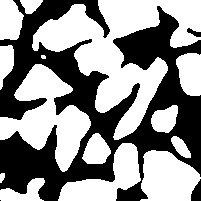
#> input picture sand_bilevel.png, 201 x 201 px
$ jupyter execute Assignment_02_Filters_solution.ipynb   (shell and % lines are left out)
#> lines starting #> are read from the running program, lines starting #| are printed output that depends on the picture; after the words box and inside, x2 and y2 are one past the last pixel; in counts of white or black regions, pixels touching at a corner belong together
# Assignment 2 - Filters

[cell 1]
import numpy as np
import matplotlib.pyplot as plt
from scipy import ndimage
# this line is needed to display the plots and images inline on the notebook

## Low-pass filters
Load the test image sand_bilevel.png and add Gaussian noise $\mathcal{N}$(0,0.25).

### Exercise 1
Test filter performance of different image filters:
* Box (3$\times$3, 5$\times$5, 7$\times$7)
* Gauss $\sigma$=1,2,3

[cell 2]
original = plt.imread('sand_bilevel.png') # add you loadning code here
#> original: shape (201, 201) float32; values 0 (black) and 1 (white), 56.1% white; 4 black regions (1 under 20 px), largest, box (x1, y1, x2, y2) and area: (0, 0, 201, 201) 17523, (191, 179, 201, 201) 150, (187, 28, 201, 37) 65
noisy    = original + np.random.normal(0,0.25,original.shape) # add the Gaussian noise
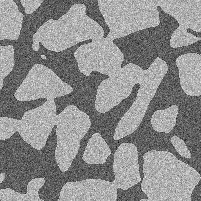
#> noisy: shape (201, 201) float64; min -1.16, max 1.96, mean 0.56; drawn with min black and max white
plt.figure(figsize=[15,7])
plt.subplot(1,3,1)
plt.imshow(original)
plt.subplot(1,3,2)
plt.imshow(noisy)

### Box filter
b = ndimage.filters.uniform_filter(img,[N,N])

[cell 3]
plt.figure(figsize=[15,7])
b3 = ndimage.filters.uniform_filter(noisy,[3,3])
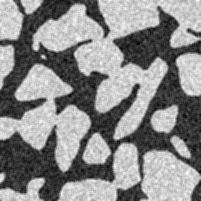
#> b3: shape (201, 201) float64; min -0.327, max 1.31, mean 0.56; drawn with min black and max white
b5 = ndimage.filters.uniform_filter(noisy,[5,5])
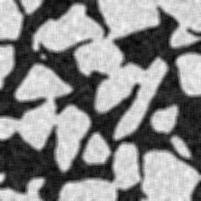
#> b5: shape (201, 201) float64; min -0.197, max 1.22, mean 0.56; drawn with min black and max white
b7 = ndimage.filters.uniform_filter(noisy,[7,7])
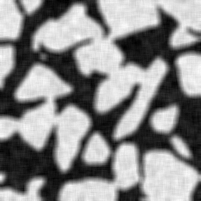
#> b7: shape (201, 201) float64; min -0.131, max 1.14, mean 0.56; drawn with min black and max white

plt.subplot(1,3,1)
plt.imshow(b3)

plt.subplot(1,3,2)
plt.imshow(b5)

plt.subplot(1,3,3)
plt.imshow(b7)

### Gauss filter
g = ndimage.filters.gaussian_filter(img,sigma=s)

[cell 4]
plt.figure(figsize=[15,7])
g1 = ndimage.filters.gaussian_filter(noisy,sigma=1)
g2 = ndimage.filters.gaussian_filter(noisy,sigma=2)
g3 = ndimage.filters.gaussian_filter(noisy,sigma=3)
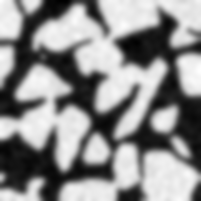
#> g3: shape (201, 201) float64; min -0.0898, max 1.09, mean 0.56; drawn with min black and max white

plt.subplot(1,3,1)
plt.imshow(g1)

plt.subplot(1,3,2)
plt.imshow(g2)

plt.subplot(1,3,3)
plt.imshow(g3)

## Separable kernels
### Exercise 2
Compare (subtract) how well separation of a kernel works. Use box filters 3$\times$3 and 7$\times$7.
* How well does it match visually
* Is there a numeric difference, why?

[cell 5]
sb3=ndimage.filters.uniform_filter(ndimage.filters.uniform_filter(noisy,[1,3]),[3,1])
sb7=ndimage.filters.uniform_filter(ndimage.filters.uniform_filter(noisy,[7,1]),[1,7])
plt.figure(figsize=[15,9])
plt.subplot(2,3,1)
plt.imshow(b3)
plt.colorbar()
plt.subplot(2,3,2)
plt.imshow(sb3)
plt.colorbar()
plt.subplot(2,3,3)
plt.imshow(sb3-b3)
plt.colorbar()

plt.subplot(2,3,4)
plt.imshow(b7)
plt.colorbar()

plt.subplot(2,3,5)
plt.imshow(sb7)
plt.colorbar()

plt.subplot(2,3,6)
plt.imshow(sb7-b7)
plt.colorbar()
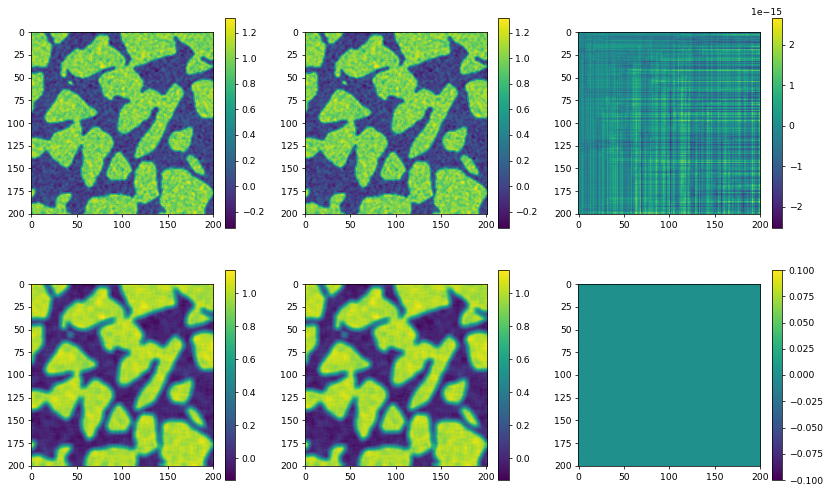
#> figure drawn by matplotlib, 12 panels

## Gradients

Now we want to test the accuracy of two gradient kernels. To do
this create a 1001$\times$ 1001 image representing

$f(x,y)=\sin(x^2+y^2),\qquad -5\leq x,\,y\leq 5$

This will be our test image. Compute the analytical gradient of
$f(x,y)$:

$\nabla\,f=\left[\begin{array}{cc}\frac{\partial}{\partial x}f &
\frac{\partial}{\partial y}f\end{array}\right]$

and create an image containing the argument of the gradient (use
atan2), this will be our reference image.

Now create the filter kernels for

$G1_x={G1_y}^T=\frac{1}{2}\left[\begin{array}{cc} -1 & 1\end{array}\right]$

and the gradient according to Jähne

$G2_y={G2_x}^T=\frac{1}{32}\left[\begin{array}{ccc} -3 &-10& -3\\0&
0 &0\\3 &10& 3\end{array}\right]$

Filter the test image with the kernels and compute the argument.
Compare the argument with the true argument image. You might need
to change the color axis with caxis. Conclusion?

[cell 6]
x,y=np.meshgrid(np.arange(-5,5,0.01),np.arange(-5,5,0.01))
f=np.sin(x**2+y**2)
dfdx=-2*x*np.cos(x**2+y**2)
dfdy=-2*y*np.cos(x**2+y**2)
magdf=np.sqrt(dfdx**2+dfdy**2)
argdf=np.arctan2(dfdx,dfdy)
plt.subplot(2,3,1)
plt.imshow(f)

plt.subplot(2,3,2)
plt.imshow(dfdx)

plt.subplot(2,3,3)
plt.imshow(dfdy)

plt.subplot(2,3,5)
plt.imshow(magdf)

plt.subplot(2,3,6)
plt.imshow(argdf)
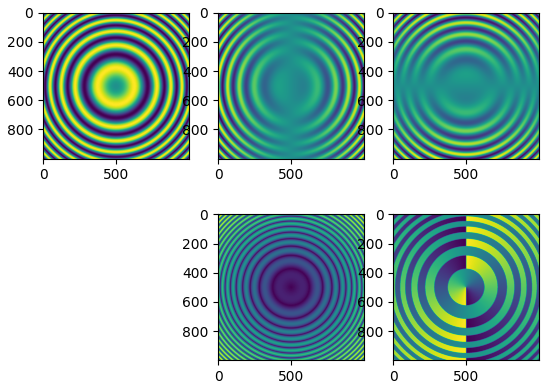
#> figure drawn by matplotlib, 5 panels

[cell 7]
plt.figure(figsize=[15,9])
G1x=0.5*np.array([[0,0,0],[-1.0,1.0,0.0],[0,0,0]])
G1y=np.transpose(G1x)
dfdx1=ndimage.filters.convolve(f,G1x)
dfdy1=ndimage.filters.convolve(f,G1y)

magdf1=np.sqrt(dfdx1**2+dfdy1**2)
argdf1=np.arctan2(dfdx1,dfdy1)

plt.subplot(2,3,1)
plt.imshow(f)
plt.subplot(2,3,2)
plt.imshow(dfdx1)
plt.subplot(2,3,3)
plt.imshow(dfdy1)

plt.subplot(2,3,4)
plt.imshow(magdf1)

plt.subplot(2,3,5)
plt.imshow(argdf1)

plt.subplot(2,3,6)
plt.imshow(argdf1-argdf,clim=[-0.1,0.1])
plt.colorbar()
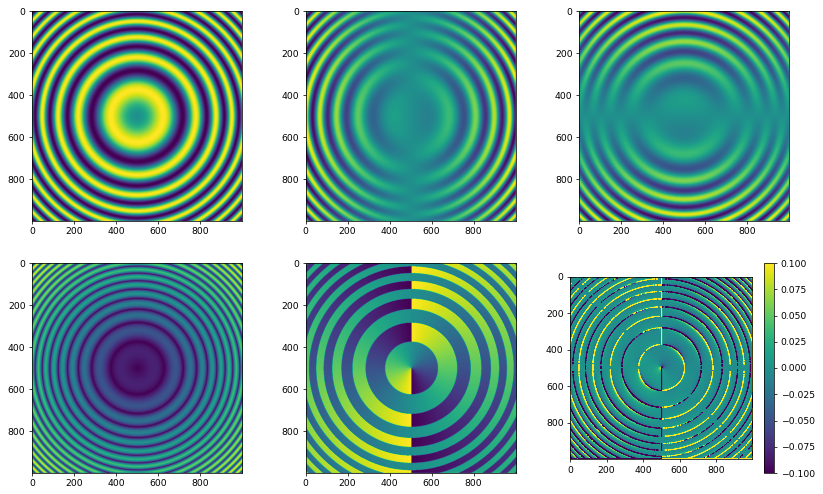
#> figure drawn by matplotlib, 7 panels

[cell 8]
plt.figure(figsize=[15,9])

G2x=1/32*np.array([[-3,0,3],[-10.0,0.0,10.0],[-3,0,3]])
G2y=np.transpose(G2x)
dfdx2=ndimage.filters.convolve(f,G2x)
dfdy2=ndimage.filters.convolve(f,G2y)

magdf2=np.sqrt(dfdx2**2+dfdy2**2)
argdf2=np.arctan2(dfdx2,dfdy2)

plt.subplot(2,3,1)
plt.imshow(f)
plt.subplot(2,3,2)
plt.imshow(dfdx2)
plt.subplot(2,3,3)
plt.imshow(dfdy2)

plt.subplot(2,3,4)
plt.imshow(magdf2)

plt.subplot(2,3,5)
plt.imshow(argdf2)

plt.subplot(2,3,6)
plt.imshow(argdf2-argdf,clim=[-0.0001,0.0001])
plt.colorbar()
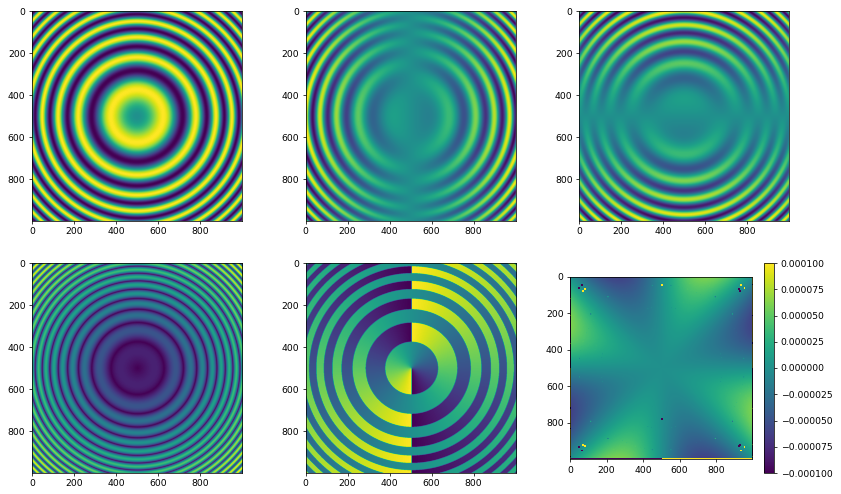
#> figure drawn by matplotlib, 7 panels

Note the difference in display intervals between the two compared cases

## Gradient performance with noisy images
Use the noisy image you created for low pass filter images. Compute the
gradient of the image. As you will see is the gradient sensitive
to noise. To avoid this can a low-pass filter be applied before
computing the gradient.

Now compute the Laplacian of a smoothed image

$g=\triangle(G_{\sigma}*(f+n))$

Where $G_{\sigma}$ is a Gaussian kernel. Use the gradient defined
by Jähne. Implement this filter and try the performance with
different $\sigma$. What happens when $\sigma$ is small?

[cell 9]
plt.figure(figsize=[15,7])
plt.subplot(1,4,1)
plt.imshow(noisy)
plt.title('Original')
plt.subplot(1,4,2)
plt.imshow(ndimage.filters.gaussian_laplace(noisy,0.5))
plt.title('$\sigma$=0.5')
plt.subplot(1,4,3)
plt.imshow(ndimage.filters.gaussian_laplace(noisy,1.0))
plt.title('$\sigma$=1.0')
plt.subplot(1,4,4)
plt.imshow(ndimage.filters.gaussian_laplace(noisy,1.5))
plt.title('$\sigma$=1.5')
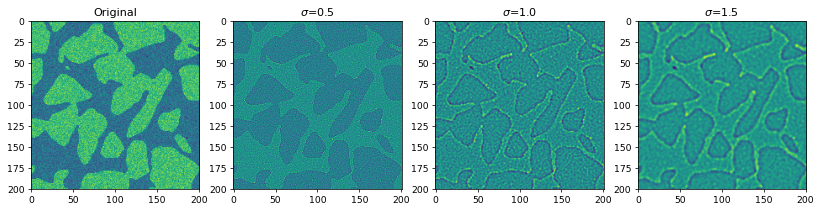
#> figure drawn by matplotlib, 4 panels
